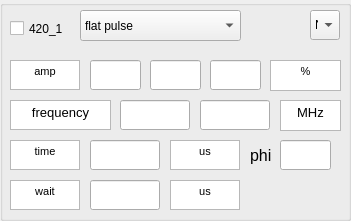
   <widget class="QGroupBox" name="groupBox">
    <property name="geometry">
     <rect>
      <x>50</x>
      <y>50</y>
      <width>351</width>
      <height>221</height>
     </rect>
    </property>
    <property name="title">
     <string/>
    </property>
    <widget class="QTextBrowser" name="textBrowser_3">
     <property name="geometry">
      <rect>
       <x>10</x>
       <y>60</y>
       <width>70</width>
       <height>30</height>
      </rect>
     </property>
     <property name="html">
      <string>&lt;!DOCTYPE HTML PUBLIC &quot;-//W3C//DTD HTML 4.0//EN&quot; &quot;http://www.w3.org/TR/REC-html40/strict.dtd&quot;&gt;
&lt;html&gt;&lt;head&gt;&lt;meta name=&quot;qrichtext&quot; content=&quot;1&quot; /&gt;&lt;style type=&quot;text/css&quot;&gt;
p, li { white-space: pre-wrap; }
&lt;/style&gt;&lt;/head&gt;&lt;body style=&quot; font-family:'MS Shell Dlg 2'; font-size:8.25pt; font-weight:400; font-style:normal;&quot;&gt;
&lt;p align=&quot;center&quot; style=&quot; margin-top:0px; margin-bottom:0px; margin-left:0px; margin-right:0px; -qt-block-indent:0; text-indent:0px;&quot;&gt;amp&lt;/p&gt;&lt;/body&gt;&lt;/html&gt;</string>
     </property>
     <property name="openExternalLinks">
      <bool>false</bool>
     </property>
    </widget>
    <widget class="QLineEdit" name="start_amp_420_1">
     <property name="geometry">
      <rect>
       <x>90</x>
       <y>60</y>
       <width>51</width>
       <height>30</height>
      </rect>
     </property>
    </widget>
    <widget class="QTextBrowser" name="textBrowser_4">
     <property name="geometry">
      <rect>
       <x>270</x>
       <y>60</y>
       <width>71</width>
       <height>31</height>
      </rect>
     </property>
     <property name="html">
      <string>&lt;!DOCTYPE HTML PUBLIC &quot;-//W3C//DTD HTML 4.0//EN&quot; &quot;http://www.w3.org/TR/REC-html40/strict.dtd&quot;&gt;
&lt;html&gt;&lt;head&gt;&lt;meta name=&quot;qrichtext&quot; content=&quot;1&quot; /&gt;&lt;style type=&quot;text/css&quot;&gt;
p, li { white-space: pre-wrap; }
&lt;/style&gt;&lt;/head&gt;&lt;body style=&quot; font-family:'MS Shell Dlg 2'; font-size:8.25pt; font-weight:400; font-style:normal;&quot;&gt;
&lt;p align=&quot;center&quot; style=&quot; margin-top:0px; margin-bottom:0px; margin-left:0px; margin-right:0px; -qt-block-indent:0; text-indent:0px;&quot;&gt;%&lt;/p&gt;&lt;/body&gt;&lt;/html&gt;</string>
     </property>
    </widget>
    <widget class="QTextBrowser" name="textBrowser_5">
     <property name="geometry">
      <rect>
       <x>10</x>
       <y>140</y>
       <width>70</width>
       <height>30</height>
      </rect>
     </property>
     <property name="sizePolicy">
      <sizepolicy hsizetype="Fixed" vsizetype="Fixed">
       <horstretch>0</horstretch>
       <verstretch>0</verstretch>
      </sizepolicy>
     </property>
     <property name="html">
      <string>&lt;!DOCTYPE HTML PUBLIC &quot;-//W3C//DTD HTML 4.0//EN&quot; &quot;http://www.w3.org/TR/REC-html40/strict.dtd&quot;&gt;
&lt;html&gt;&lt;head&gt;&lt;meta name=&quot;qrichtext&quot; content=&quot;1&quot; /&gt;&lt;style type=&quot;text/css&quot;&gt;
p, li { white-space: pre-wrap; }
&lt;/style&gt;&lt;/head&gt;&lt;body style=&quot; font-family:'MS Shell Dlg 2'; font-size:8.25pt; font-weight:400; font-style:normal;&quot;&gt;
&lt;p align=&quot;center&quot; style=&quot; margin-top:12px; margin-bottom:12px; margin-left:0px; margin-right:0px; -qt-block-indent:0; text-indent:0px;&quot;&gt;time&lt;/p&gt;&lt;/body&gt;&lt;/html&gt;</string>
     </property>
    </widget>
    <widget class="QTextBrowser" name="textBrowser_2">
     <property name="geometry">
      <rect>
       <x>10</x>
       <y>100</y>
       <width>101</width>
       <height>30</height>
      </rect>
     </property>
     <property name="html">
      <string>&lt;!DOCTYPE HTML PUBLIC &quot;-//W3C//DTD HTML 4.0//EN&quot; &quot;http://www.w3.org/TR/REC-html40/strict.dtd&quot;&gt;
&lt;html&gt;&lt;head&gt;&lt;meta name=&quot;qrichtext&quot; content=&quot;1&quot; /&gt;&lt;style type=&quot;text/css&quot;&gt;
p, li { white-space: pre-wrap; }
&lt;/style&gt;&lt;/head&gt;&lt;body style=&quot; font-family:'MS Shell Dlg 2'; font-size:8.25pt; font-weight:400; font-style:normal;&quot;&gt;
&lt;p align=&quot;center&quot; style=&quot; margin-top:0px; margin-bottom:0px; margin-left:0px; margin-right:0px; -qt-block-indent:0; text-indent:0px;&quot;&gt;&lt;span style=&quot; font-size:10pt;&quot;&gt;frequency&lt;/span&gt;&lt;/p&gt;&lt;/body&gt;&lt;/html&gt;</string>
     </property>
    </widget>
    <widget class="QLineEdit" name="start_frequency_420_1">
     <property name="geometry">
      <rect>
       <x>120</x>
       <y>100</y>
       <width>70</width>
       <height>30</height>
      </rect>
     </property>
    </widget>
    <widget class="QLineEdit" name="end_frequency_420_1">
     <property name="geometry">
      <rect>
       <x>200</x>
       <y>100</y>
       <width>70</width>
       <height>30</height>
      </rect>
     </property>
    </widget>
    <widget class="QTextBrowser" name="textBrowser">
     <property name="geometry">
      <rect>
       <x>280</x>
       <y>100</y>
       <width>61</width>
       <height>31</height>
      </rect>
     </property>
     <property name="html">
      <string>&lt;!DOCTYPE HTML PUBLIC &quot;-//W3C//DTD HTML 4.0//EN&quot; &quot;http://www.w3.org/TR/REC-html40/strict.dtd&quot;&gt;
&lt;html&gt;&lt;head&gt;&lt;meta name=&quot;qrichtext&quot; content=&quot;1&quot; /&gt;&lt;style type=&quot;text/css&quot;&gt;
p, li { white-space: pre-wrap; }
&lt;/style&gt;&lt;/head&gt;&lt;body style=&quot; font-family:'MS Shell Dlg 2'; font-size:8.25pt; font-weight:400; font-style:normal;&quot;&gt;
&lt;p align=&quot;center&quot; style=&quot; margin-top:0px; margin-bottom:0px; margin-left:0px; margin-right:0px; -qt-block-indent:0; text-indent:0px;&quot;&gt;&lt;span style=&quot; font-size:10pt;&quot;&gt;MHz&lt;/span&gt;&lt;/p&gt;&lt;/body&gt;&lt;/html&gt;</string>
     </property>
    </widget>
    <widget class="QLineEdit" name="time_420_1">
     <property name="geometry">
      <rect>
       <x>90</x>
       <y>140</y>
       <width>70</width>
       <height>30</height>
      </rect>
     </property>
    </widget>
    <widget class="QTextBrowser" name="textBrowser_6">
     <property name="geometry">
      <rect>
       <x>10</x>
       <y>180</y>
       <width>70</width>
       <height>30</height>
      </rect>
     </property>
     <property name="html">
      <string>&lt;!DOCTYPE HTML PUBLIC &quot;-//W3C//DTD HTML 4.0//EN&quot; &quot;http://www.w3.org/TR/REC-html40/strict.dtd&quot;&gt;
&lt;html&gt;&lt;head&gt;&lt;meta name=&quot;qrichtext&quot; content=&quot;1&quot; /&gt;&lt;style type=&quot;text/css&quot;&gt;
p, li { white-space: pre-wrap; }
&lt;/style&gt;&lt;/head&gt;&lt;body style=&quot; font-family:'MS Shell Dlg 2'; font-size:8.25pt; font-weight:400; font-style:normal;&quot;&gt;
&lt;p align=&quot;center&quot; style=&quot; margin-top:0px; margin-bottom:0px; margin-left:0px; margin-right:0px; -qt-block-indent:0; text-indent:0px;&quot;&gt;&lt;span style=&quot; font-size:8pt;&quot;&gt;wait&lt;/span&gt;&lt;/p&gt;&lt;/body&gt;&lt;/html&gt;</string>
     </property>
    </widget>
    <widget class="QLineEdit" name="wait_time_420_1">
     <property name="geometry">
      <rect>
       <x>90</x>
       <y>180</y>
       <width>70</width>
       <height>30</height>
      </rect>
     </property>
    </widget>
    <widget class="QTextBrowser" name="textBrowser_7">
     <property name="geometry">
      <rect>
       <x>170</x>
       <y>140</y>
       <width>70</width>
       <height>30</height>
      </rect>
     </property>
     <property name="html">
      <string>&lt;!DOCTYPE HTML PUBLIC &quot;-//W3C//DTD HTML 4.0//EN&quot; &quot;http://www.w3.org/TR/REC-html40/strict.dtd&quot;&gt;
&lt;html&gt;&lt;head&gt;&lt;meta name=&quot;qrichtext&quot; content=&quot;1&quot; /&gt;&lt;style type=&quot;text/css&quot;&gt;
p, li { white-space: pre-wrap; }
&lt;/style&gt;&lt;/head&gt;&lt;body style=&quot; font-family:'MS Shell Dlg 2'; font-size:8.25pt; font-weight:400; font-style:normal;&quot;&gt;
&lt;p align=&quot;center&quot; style=&quot; margin-top:0px; margin-bottom:0px; margin-left:0px; margin-right:0px; -qt-block-indent:0; text-indent:0px;&quot;&gt;us&lt;/p&gt;&lt;/body&gt;&lt;/html&gt;</string>
     </property>
    </widget>
    <widget class="QTextBrowser" name="textBrowser_8">
     <property name="geometry">
      <rect>
       <x>170</x>
       <y>180</y>
       <width>70</width>
       <height>30</height>
      </rect>
     </property>
     <property name="html">
      <string>&lt;!DOCTYPE HTML PUBLIC &quot;-//W3C//DTD HTML 4.0//EN&quot; &quot;http://www.w3.org/TR/REC-html40/strict.dtd&quot;&gt;
&lt;html&gt;&lt;head&gt;&lt;meta name=&quot;qrichtext&quot; content=&quot;1&quot; /&gt;&lt;style type=&quot;text/css&quot;&gt;
p, li { white-space: pre-wrap; }
&lt;/style&gt;&lt;/head&gt;&lt;body style=&quot; font-family:'MS Shell Dlg 2'; font-size:8.25pt; font-weight:400; font-style:normal;&quot;&gt;
&lt;p align=&quot;center&quot; style=&quot; margin-top:0px; margin-bottom:0px; margin-left:0px; margin-right:0px; -qt-block-indent:0; text-indent:0px;&quot;&gt;&lt;span style=&quot; font-size:8pt;&quot;&gt;us&lt;/span&gt;&lt;/p&gt;&lt;/body&gt;&lt;/html&gt;</string>
     </property>
    </widget>
    <widget class="QCheckBox" name="checkBox_420_1">
     <property name="geometry">
      <rect>
       <x>10</x>
       <y>20</y>
       <width>70</width>
       <height>17</height>
      </rect>
     </property>
     <property name="text">
      <string>420_1</string>
     </property>
    </widget>
    <widget class="QComboBox" name="waveform_420_1">
     <property name="geometry">
      <rect>
       <x>80</x>
       <y>10</y>
       <width>161</width>
       <height>31</height>
      </rect>
     </property>
     <item>
      <property name="text">
       <string>flat pulse</string>
      </property>
     </item>
     <item>
      <property name="text">
       <string>blackman pulse</string>
      </property>
     </item>
     <item>
      <property name="text">
       <string>ramp frequency</string>
      </property>
     </item>
     <item>
      <property name="text">
       <string>load from file</string>
      </property>
     </item>
    </widget>
    <widget class="QLineEdit" name="end_amp_420_1">
     <property name="geometry">
      <rect>
       <x>150</x>
       <y>60</y>
       <width>51</width>
       <height>30</height>
      </rect>
     </property>
    </widget>
    <widget class="QLineEdit" name="num_amp_420_1">
     <property name="geometry">
      <rect>
       <x>210</x>
       <y>60</y>
       <width>51</width>
       <height>30</height>
      </rect>
     </property>
    </widget>
    <widget class="QComboBox" name="Connected_420_1">
     <property name="geometry">
      <rect>
       <x>310</x>
       <y>10</y>
       <width>30</width>
       <height>30</height>
      </rect>
     </property>
     <item>
      <property name="text">
       <string>N</string>
      </property>
     </item>
     <item>
      <property name="text">
       <string>1</string>
      </property>
     </item>
     <item>
      <property name="text">
       <string>2</string>
      </property>
     </item>
     <item>
      <property name="text">
       <string>3</string>
      </property>
     </item>
     <item>
      <property name="text">
       <string>4</string>
      </property>
     </item>
     <item>
      <property name="text">
       <string>5</string>
      </property>
     </item>
     <item>
      <property name="text">
       <string>6</string>
      </property>
     </item>
    </widget>
    <widget class="QLabel" name="label_phi_420_1">
     <property name="geometry">
      <rect>
       <x>250</x>
       <y>140</y>
       <width>41</width>
       <height>31</height>
      </rect>
     </property>
     <property name="font">
      <font>
       <family>Arial</family>
       <pointsize>12</pointsize>
      </font>
     </property>
     <property name="text">
      <string>phi</string>
     </property>
    </widget>
    <widget class="QLineEdit" name="phi_420_1">
     <property name="geometry">
      <rect>
       <x>280</x>
       <y>140</y>
       <width>51</width>
       <height>30</height>
      </rect>
     </property>
    </widget>
   </widget>
